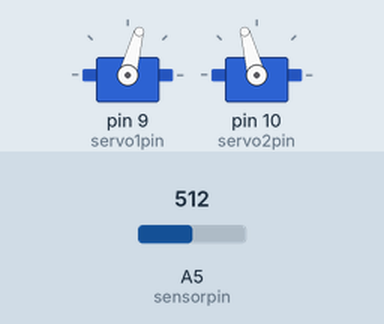
Simulated run of this sketch. Board: Arduino Uno, built with avr-gcc and run on an emulated ATmega328P. Parts: 2 × servo. The test bench sets the inputs (shaded band); at power-on: A5 (sensorpin) = 512.

Above: at 1.2 s.
1.3 s: A5 (sensorpin) set to 5
At 1.9 s:
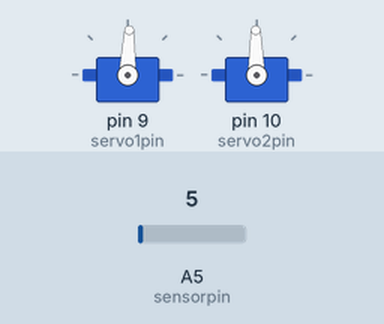
2.8 s: A5 (sensorpin) set to 122
At 4.1 s:
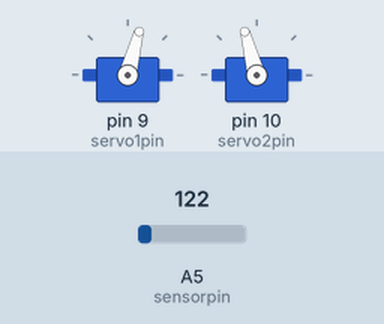
Timing chart, 0 to 5.8 s (numbered marks = the images above; inputs shaded):
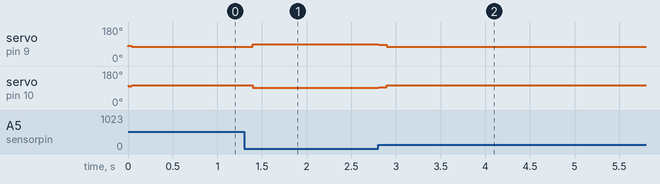

Measured:
- after the input at 1.3 s, servo on pin 9 (servo1pin): 75° → 88° after 0.10 s; servo on pin 10 (servo2pin): 105° → 91° after 0.10 s
- after the input at 2.8 s, servo on pin 9 (servo1pin): 88° → 86° at once, → 75° 0.09 s later; servo on pin 10 (servo2pin): 91° → 93° at once, → 105° 0.09 s later

The sketch:

BeamControlLQR.ino
```cpp
// Based on servo example code


#include <Servo.h>

Servo servo1, servo2;  // create servo object to control a servo
                      // a maximum of eight servo objects can be created

// Assigned Variables
const int numReadings = 5; // The range for smoothing
const float K[4] = {-1.0268,   -0.2649,    0.2455,    0.0191};

const int sampletime = 1; // Time in ms between samples
const int positionGoal = 300; // 300 is pretty close to the middle of the beam, as read by the sensor

// Assign peripheral pins
int servo1pin = 9;
int servo2pin = 10;
int sensorpin = A5;

// Program Variables
int readings[numReadings];
int readIndex = 0;

int slope = 0;
int input;
float angle;
int angIndex = 0;
const int numAngles = 100;
float angles[numAngles];

int prevAvgMin = 0;
int posEst = 0;

// Hold a bit of the smoothed data
// (To calculate a derivative)
const int numSmoothed = 100;
int smoothed[numSmoothed];
int sReadIndex = 0; // Keep track of where we are storing new data

// Keep track of error total (for integral part of control)
int totalError = 0;

void setup()
{
  //Establish serial connection
  Serial.begin(9600);

  // Attaches the servos to output pins.
  servo1.attach(servo1pin);
  servo2.attach(servo2pin);

  // Clear the readings
  for (int thisReading = 0; thisReading < numReadings; thisReading++) {
    readings[thisReading] = 0;
  }

  // Clear smoothed readings
  for (int thisReading = 0; thisReading < numSmoothed; thisReading++) {
    smoothed[thisReading] = 0;
  }
  totalError = 0;
}

void loop()
{
  // ESTIMATE POSITION
  // ====================================================================
  // Get current position of ball (raw sensor data)
  int currReading = analogRead(sensorpin);

  // Stores last few readings (numReadings are stored)
  // See Arduino smoothing example
  readings[readIndex] = currReading;
  readIndex++;
  if(readIndex >= numReadings){
    readIndex = 0;
  }

  // Find the smallest two elements in the last numReadings readings
  int secondSmallest = 9999;
  int smallest = 9999;
  for (int i = 0; i < numReadings; i++) {
      int currVal = readings[i];
    if (currVal < secondSmallest && currVal != 0){
      if (currVal < smallest){
        secondSmallest = smallest;
        smallest = currVal;
      } else{ // Only smaller than second smallest
        secondSmallest = currVal;
      }
      }
    }

  prevAvgMin = posEst; // Store estimated previous distance

  // Estimate distance as average of smallest two elements over last numReadings readings
  posEst = (smallest + secondSmallest)/2;

  // END ESTIMATE POSITION
  // ====================================================================

  // ESTIMATE VELOCITY
  // ====================================================================

  // Stores last few smoothed readings (numSmoothed are stored)
  smoothed[sReadIndex] = posEst;
  sReadIndex++;
  if(sReadIndex >= numSmoothed){
    sReadIndex = 0;
  }

  // Get old points to estimate derivative
  // From a longer time ago
  int derivDelayLong = 30;
  int delayInd = (sReadIndex - 1) - derivDelayLong;
  if (delayInd < 0){
    delayInd = delayInd + numSmoothed;
  }
  int delayedDistLong = smoothed[derivDelayLong];

  // From a shorter time ago
  int derivDelayShort = 10;
  delayInd = (sReadIndex - 1) - derivDelayShort;
  if (delayInd < 0){
    delayInd = delayInd + numSmoothed;
  }
  int delayedDistShort = smoothed[derivDelayShort];

  // Calculate the slope
  float velEst = 1*(posEst - delayedDistLong) + 0*(posEst - delayedDistShort);

  // END ESTIMATE VELOCITY
  // ====================================================================


  // ESTIMATE ANGLE
  // ====================================================================
  float angEst = angle;
  angles[angIndex] = angEst;
  angIndex++;
  if(angIndex >= numAngles){
    angIndex = 0;
  }
  // END ESTIMATE ANGLE
  // ====================================================================


  // ESTIMATE ANGULAR VELOCITY
  // ====================================================================
  // Get old points to estimate derivative

  int derivDelayLongAng = 30;
  int oldIndex = (angIndex - 1) - derivDelayLongAng;
  if (oldIndex < 0){
    oldIndex = oldIndex + numAngles;
  }
  float oldAngEst = angles[oldIndex];

  // Calculate the slope
 float  avelEst = angEst - oldAngEst;
  // END ESTIMATE ANGULAR VELOCITY
  // ====================================================================

  // Move the servos
  angle = tilt(-(K[1]*posEst + K[2]*velEst + K[3]*angEst + K[4]*avelEst));


  // Delay for stability
  delay(sampletime); //milisecond
}

// Tilts the beam to a specified angle.
// Returns the angle it actually moved to.
float tilt(float angle){
  if (angle > 15){
    angle = 15;
  }
  if (angle < -15){

    angle = -15;
  }

  servo1.write(90-angle);
  servo2.write(90+angle);
  return angle;
  }
```
